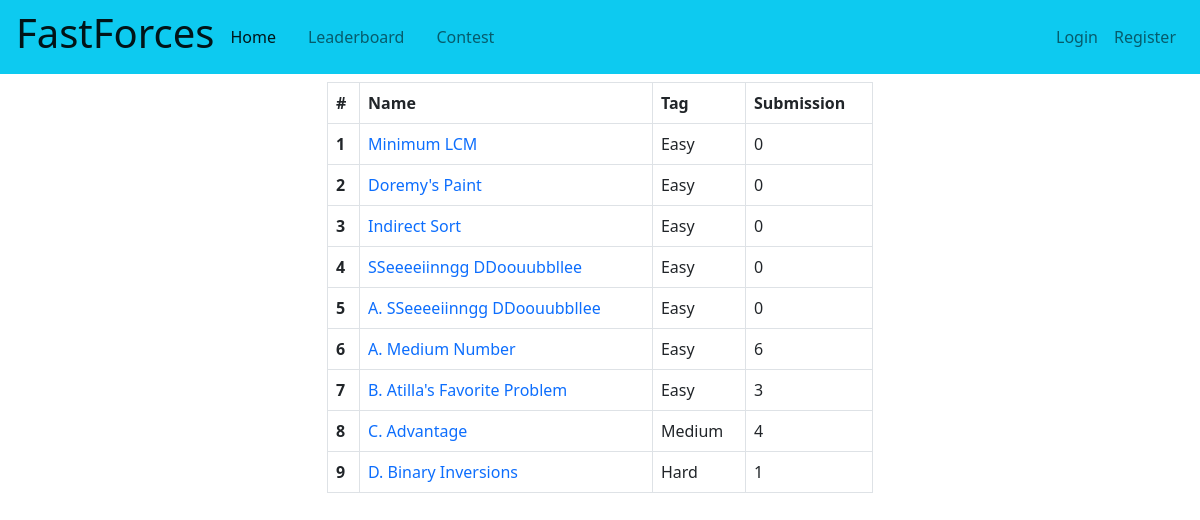
The page / on the database its author committed.
### problem/models.py (models this page shows, shortened)
class Problem(models.Model):
    name = models.CharField(max_length=125,null=True)
    tag = models.CharField(max_length=50,null=True)
    contest=models.ForeignKey(Contest,on_delete=models.CASCADE,null=True)
    discription = models.TextField(null=True)
    time_complexity = models.CharField(max_length=50,null=True)
    space_complexity = models.CharField(max_length=50,null=True)
    example = models.TextField(null=True)
    total_submission=models.IntegerField(default=0)

### user/views.py (the view)
# urls.py: 2. Add a URL to urlpatterns:  path('', views.home, name='home')
def home(request):
    today=datetime.datetime.now()
    problems=Problem.objects.all()
    lst=[]
    for problem in problems:
        if problem.contest.end_time<today:
            lst.append(problem)
    return render(request,"user/home.html",{"problems":lst,"home":1})

### user/templates/user/home.html (shortened to what this page needs)
{% extends "user/base.html" %}
{% block content %}
<div class="container mt-2">
  <div class="row">
    <div class="col-6 offset-3">
      <table class="table table-bordered">
        <thead>
          <tr>
            <th scope="col">#</th>
            <th scope="col">Name</th>
            <th scope="col">Tag</th>
            <th scope="col">Submission</th>
          </tr>
        </thead>
        <tbody>
          {% for problem in problems %}
          <tr>
            <th scope="row">{{forloop.counter}}</th>
            <td><a href="{% url 'problem:problem' problem.pk %}">{{problem.name}}</a></td>
            {% if problem.tag == "A" %}
            <td>Easy</td>
            {% elif problem.tag == "B" %}
            <td>Medium</td>
            {% elif problem.tag == "C" %}
            <td>Medium</td>
            {% else %}
            <td>Hard</td>
            {% endif %}
            <td>{{problem.total_submission}}</td>
          </tr>
          {% endfor %}
        </tbody>
      </table>
    </div>
  </div>
</div>
{% endblock %}

### user/templates/user/base.html (shortened to what this page needs)
{% load static %}
<!DOCTYPE html>
<html lang="en">
<head>
    <link href="https://cdn.jsdelivr.net/npm/bootstrap@5.2.3/dist/css/bootstrap.min.css" rel="stylesheet">
    <link rel="stylesheet" href="{% static 'user/style.css' %}">
</head>
<body>
    <nav class="navbar navbar-expand-lg navbar-light bg-info p-1">
        <div class="container-fluid">
          <a class="navbar-brand mx-0" href="#" > <h1>FastForces</h1></a>
          <div class=" collapse navbar-collapse" id="navbarNavDropdown">
            <ul class="navbar-nav  ">
              <li class="nav-item">
                <a class="nav-link mx-2 active" aria-current="page" href="{% url 'home' %}">Home</a>
              </li>
              <li class="nav-item">
                <a class="nav-link mx-2" aria-current="page"  href="{% url 'leaderboard' %}">Leaderboard</a>
              </li>
              <li class="nav-item">
                <a class="nav-link mx-2" aria-current="page"  href="{% url 'contest:contest_list' %}">Contest</a>
              </li>
            </ul>
            <ul class="navbar-nav ms-auto d-none d-lg-inline-flex">
              {% if user.is_authenticated %}
              <li class="nav-item">
                <a class="nav-link" href="{% url 'profile' user.username %}">{{request.user.username}}</a>
              </li>
              <li class="nav-item">
                <a class="nav-link" href="{% url 'logout' %}">Logout</a>
              </li>
              {% elif home == 1 %}
              <li class="nav-item">
                <a class="nav-link" href="{% url 'login' %}">Login</a>
              </li>
              <li class="nav-item">
                <a class="nav-link" href="{% url 'register' %}">Register</a>
              </li>
              {% elif home == 2 %}
              <li class="nav-item">
                <a class="nav-link" href="{% url 'login' %}">Login</a>
              </li>
              {% elif home == 0 %}
              <li class="nav-item">
                <a class="nav-link" href="{% url 'register' %}">Register</a>
              </li>
              {% endif %}
            </ul>
          </div>
        </div>
    </nav>
    {% block content%}{% endblock %}
</body>
</html>

### user/templates/user/base.html (style rules this page uses)
a { text-decoration: none; }

### rows shown on the page
Problem: name "Minimum LCM", tag "Easy", total_submission "0"
Problem: name "Doremy's Paint", tag "Easy", total_submission "0"
Problem: name "Indirect Sort", tag "Easy", total_submission "0"
Problem: name "SSeeeeiinngg DDoouubbllee", tag "Easy", total_submission "0"
Problem: name "A. SSeeeeiinngg DDoouubbllee", tag "Easy", total_submission "0"
Problem: name "A. Medium Number", tag "Easy", total_submission "6"
Problem: name "B. Atilla's Favorite Problem", tag "Easy", total_submission "3"
Problem: name "C. Advantage", tag "Medium", total_submission "4"
Problem: name "D. Binary Inversions", tag "Hard", total_submission "1"
